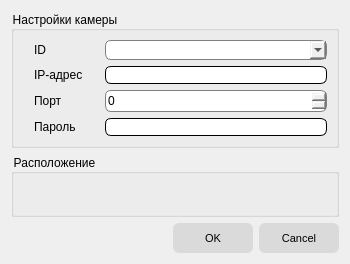
<?xml version="1.0" encoding="UTF-8"?>
<ui version="4.0">
 <class>NewCameraDialog</class>
 <widget class="QDialog" name="NewCameraDialog">
  <property name="geometry">
   <rect>
    <x>0</x>
    <y>0</y>
    <width>350</width>
    <height>264</height>
   </rect>
  </property>
  <property name="windowTitle">
   <string>Dialog</string>
  </property>
  <property name="styleSheet">
   <string notr="true">QWidget
{
	font-size: 9pt;
}

QPushButton
{
	background-color: rgb(218, 218, 218);
	border: none;
	border-radius: 6px;
	min-width: 80px;
	min-height: 30px;
	font-size: 8pt;
}

QPushButton:hover
{
	border-top: 1px solid black;
	border-left: 1px solid black;
	border-right: 2px outset black;
	border-bottom: 2px outset black;
}

QPushButton:pressed
{
	border: 2px inset black;
}

QLineEdit
{
	border: 1px solid black;
	border-radius: 6px;
}

QSpinBox
{
	border-radius: 6px;
	border: 1px solid gray;
	min-height: 20px;
	min-width: 60px;
}

QComboBox
{
	border-radius: 6px;
	border: 1px solid gray;
	min-width: 120px;
	min-height: 18px;
}</string>
  </property>
  <layout class="QVBoxLayout" name="verticalLayout">
   <item>
    <widget class="QGroupBox" name="groupBox_19">
     <property name="sizePolicy">
      <sizepolicy hsizetype="Preferred" vsizetype="Preferred">
       <horstretch>0</horstretch>
       <verstretch>0</verstretch>
      </sizepolicy>
     </property>
     <property name="font">
      <font>
       <pointsize>9</pointsize>
       <weight>50</weight>
       <bold>false</bold>
      </font>
     </property>
     <property name="title">
      <string>Настройки камеры</string>
     </property>
     <property name="checkable">
      <bool>false</bool>
     </property>
     <property name="checked">
      <bool>false</bool>
     </property>
     <layout class="QFormLayout" name="formLayout">
      <property name="horizontalSpacing">
       <number>22</number>
      </property>
      <property name="leftMargin">
       <number>20</number>
      </property>
      <item row="1" column="0">
       <widget class="QLabel" name="label_21">
        <property name="font">
         <font>
          <pointsize>9</pointsize>
         </font>
        </property>
        <property name="text">
         <string>IP-адрес</string>
        </property>
       </widget>
      </item>
      <item row="1" column="1">
       <widget class="QLineEdit" name="leIp">
        <property name="sizePolicy">
         <sizepolicy hsizetype="Expanding" vsizetype="Minimum">
          <horstretch>0</horstretch>
          <verstretch>0</verstretch>
         </sizepolicy>
        </property>
        <property name="font">
         <font>
          <pointsize>9</pointsize>
         </font>
        </property>
       </widget>
      </item>
      <item row="2" column="0">
       <widget class="QLabel" name="label_24">
        <property name="font">
         <font>
          <pointsize>9</pointsize>
         </font>
        </property>
        <property name="text">
         <string>Порт</string>
        </property>
       </widget>
      </item>
      <item row="2" column="1">
       <widget class="QSpinBox" name="sbPort">
        <property name="font">
         <font>
          <pointsize>9</pointsize>
         </font>
        </property>
        <property name="maximum">
         <number>65535</number>
        </property>
       </widget>
      </item>
      <item row="0" column="0">
       <widget class="QLabel" name="label_22">
        <property name="font">
         <font>
          <pointsize>9</pointsize>
         </font>
        </property>
        <property name="text">
         <string>ID</string>
        </property>
       </widget>
      </item>
      <item row="0" column="1">
       <widget class="QComboBox" name="cbId">
        <property name="font">
         <font>
          <pointsize>9</pointsize>
         </font>
        </property>
       </widget>
      </item>
      <item row="3" column="1">
       <widget class="QLineEdit" name="lePassword">
        <property name="font">
         <font>
          <pointsize>9</pointsize>
         </font>
        </property>
        <property name="text">
         <string/>
        </property>
        <property name="echoMode">
         <enum>QLineEdit::Password</enum>
        </property>
       </widget>
      </item>
      <item row="3" column="0">
       <widget class="QLabel" name="label_28">
        <property name="font">
         <font>
          <pointsize>9</pointsize>
         </font>
        </property>
        <property name="text">
         <string>Пароль</string>
        </property>
       </widget>
      </item>
     </layout>
    </widget>
   </item>
   <item>
    <widget class="LocationGroupBox" name="gbLocation">
     <property name="sizePolicy">
      <sizepolicy hsizetype="Preferred" vsizetype="Preferred">
       <horstretch>0</horstretch>
       <verstretch>0</verstretch>
      </sizepolicy>
     </property>
     <property name="font">
      <font>
       <pointsize>9</pointsize>
       <weight>50</weight>
       <bold>false</bold>
      </font>
     </property>
     <property name="title">
      <string>Расположение</string>
     </property>
     <property name="checkable">
      <bool>false</bool>
     </property>
     <property name="checked">
      <bool>false</bool>
     </property>
     <layout class="QFormLayout" name="formLayout_8">
      <property name="horizontalSpacing">
       <number>32</number>
      </property>
      <property name="leftMargin">
       <number>20</number>
      </property>
      <property name="topMargin">
       <number>11</number>
      </property>
      <property name="rightMargin">
       <number>11</number>
      </property>
      <property name="bottomMargin">
       <number>11</number>
      </property>
     </layout>
    </widget>
   </item>
   <item>
    <widget class="QDialogButtonBox" name="buttonBox">
     <property name="orientation">
      <enum>Qt::Horizontal</enum>
     </property>
     <property name="standardButtons">
      <set>QDialogButtonBox::Cancel|QDialogButtonBox::Ok</set>
     </property>
    </widget>
   </item>
  </layout>
 </widget>
 <customwidgets>
  <customwidget>
   <class>LocationGroupBox</class>
   <extends>QGroupBox</extends>
   <header>locationgroupbox.h</header>
   <container>1</container>
  </customwidget>
 </customwidgets>
 <resources/>
 <connections>
  <connection>
   <sender>buttonBox</sender>
   <signal>accepted()</signal>
   <receiver>NewCameraDialog</receiver>
   <slot>accept()</slot>
   <hints>
    <hint type="sourcelabel">
     <x>248</x>
     <y>254</y>
    </hint>
    <hint type="destinationlabel">
     <x>157</x>
     <y>274</y>
    </hint>
   </hints>
  </connection>
  <connection>
   <sender>buttonBox</sender>
   <signal>rejected()</signal>
   <receiver>NewCameraDialog</receiver>
   <slot>reject()</slot>
   <hints>
    <hint type="sourcelabel">
     <x>316</x>
     <y>260</y>
    </hint>
    <hint type="destinationlabel">
     <x>286</x>
     <y>274</y>
    </hint>
   </hints>
  </connection>
 </connections>
</ui>
